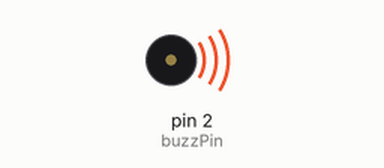
Recording of a sketch running on a simulated Arduino Uno, built with avr-gcc and run on an emulated ATmega328P. Parts: buzzer (waves = sounding).

Above: at 0.01 s.
At 0.4 s:
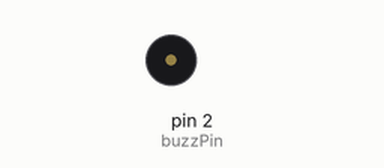
Timing chart, 0 to 1.9 s (numbered marks = the images above):
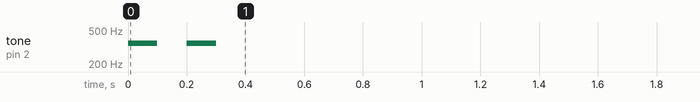

The sketch:

buzz_shot_sketch.ino
```cpp
const int buzzPin = 2; // IN2 on buzzer
int val = 0;

void setup() {
  // put your setup code here, to run once:
  pinMode(buzzPin, OUTPUT);
  //buzz_shot();
  buzz_nought();
}

void loop() {
  // put your main code here, to run repeatedly:
  //buzz_shot();
}
void buzz_shot(){
  for (val = 150; val <=900; val+=30){
  tone(buzzPin, val);
  delay(4);
  }
  for (val = 900; val >=0; val-=60){
  tone(buzzPin, val);
  delay(20);
  }
  noTone(buzzPin);
  delay(2000);
}
void buzz_nought(){
  int n_buzz_val = 350;
  int b_del = 100;
  tone(buzzPin, n_buzz_val);
  delay(b_del);
  noTone(buzzPin);
  delay(b_del);
  tone(buzzPin, n_buzz_val);
  delay(b_del);
  noTone(buzzPin);
  delay(b_del);
}
```
